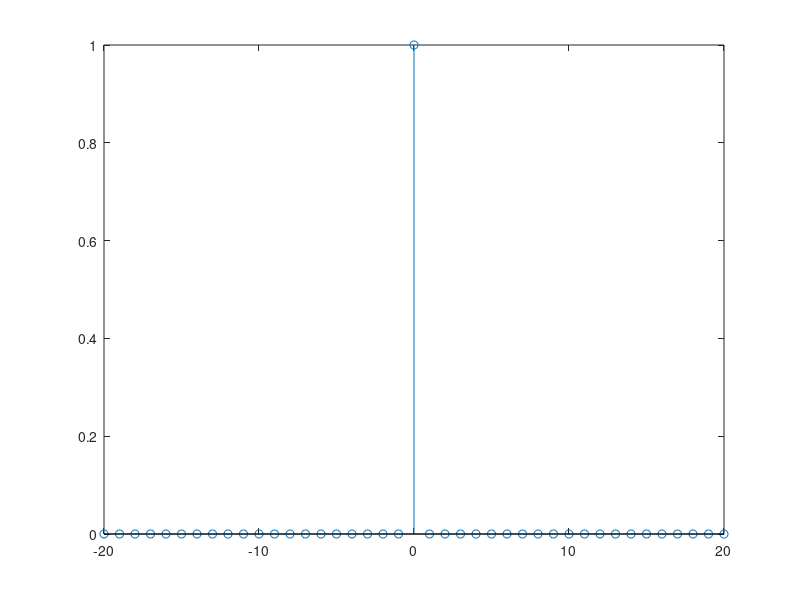

Write MATLAB code to recreate this figure.
clc;
clear all;
close all;
%%Ploting delta function%%
n=-20:1:20;
x=zeros(1,length(n));
for i=1:length(n);
    if n(i)==0
        x(i)=1;
    else
        x(i)=0;
    end
end
figure('Name','Delta Function')
stem(n,x)